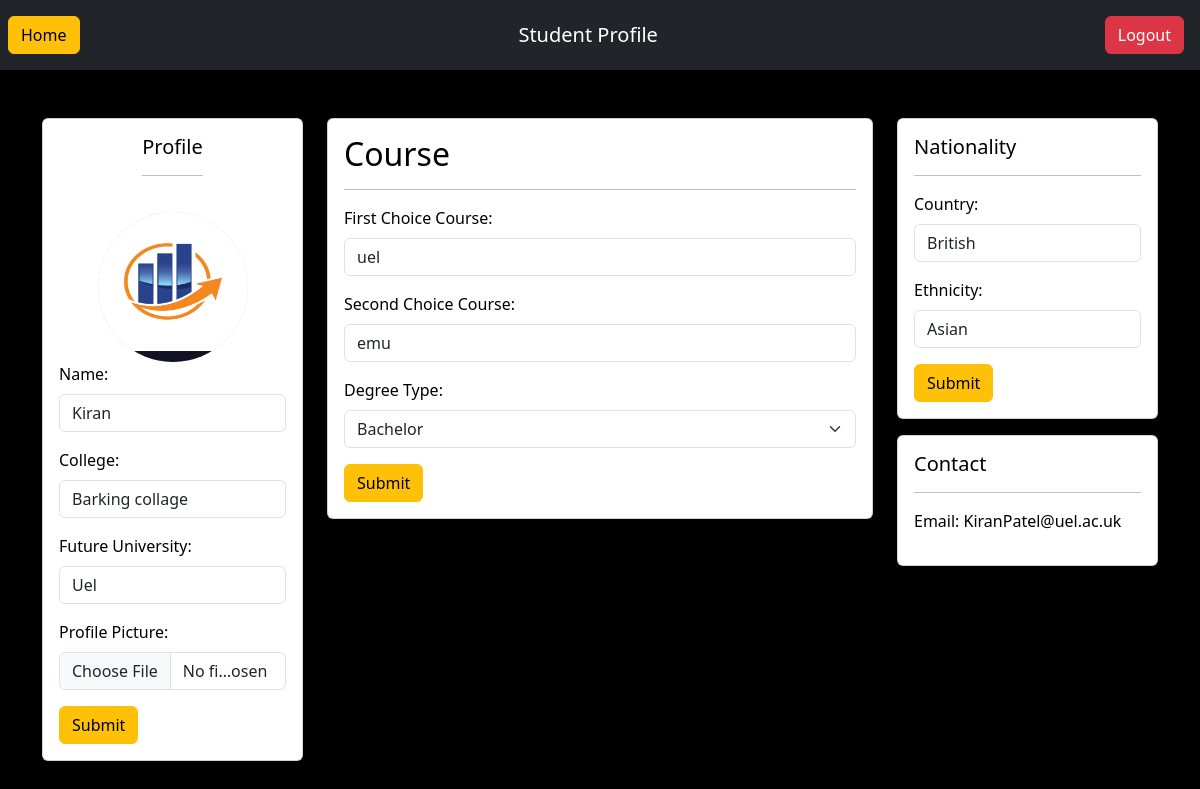
Screenshot of /student/dashboard/ (signed in) with the database file from the repository.
### authentication/models.py (models this page shows, shortened)
class Profile(models.Model):
    user = models.OneToOneField(CustomUser, on_delete=models.CASCADE)
    USER_TYPE_CHOICES = (
        ('student', 'Student'),
        ('university', 'University'),
    )
    DEGREE_TYPE = (
        ('bachelor', 'Bachelor'),
        ('master', 'Master'),
        ('phd', 'PhD'),
    )
    user_type = models.CharField(max_length=10, choices=USER_TYPE_CHOICES, blank=True, null=True)
    full_name = models.CharField(max_length=100, blank=True, null=True)
    profile_picture = models.ImageField(upload_to='profile_pictures/', blank=True, null=True)
    college = models.CharField(max_length=100, blank=True, null=True)
    university = models.CharField(max_length=100, blank=True, null=True)
    first_course = models.CharField(max_length=100, blank=True, null=True)
    second_course = models.CharField(max_length=100, blank=True, null=True)
    third_course = models.CharField(max_length=100, blank=True, null=True)
    nationality = models.CharField(max_length=100, blank=True, null=True)
    country = models.CharField(max_length=100, blank=True, null=True)
    degree_type = models.CharField(max_length=10, choices=DEGREE_TYPE, blank=True, null=True)

class CustomUser(AbstractUser):
    objects = CustomUserManager()
    email = models.EmailField(unique=True)
    USERNAME_FIELD = 'email'
    REQUIRED_FIELDS = []

### studentdashboard/views.py (the view)
# urls.py: path('dashboard/', views.student_dashboard, name='studentdashboard'),
def student_dashboard(request):
    if request.user.is_authenticated:
        profile = get_object_or_404(Profile, user=request.user)
        context = {
            'user': profile,
        }
    else:
        context = {}
        return redirect('login')
    return render(request, 'student-page.html', context)

### templates/student-page.html (shortened to what this page needs)
<!DOCTYPE html>
<html lang="en">
<head>
    <link href="https://cdn.jsdelivr.net/npm/bootstrap@5.3.0-alpha1/dist/css/bootstrap.min.css" rel="stylesheet">
</head>
<body>
<nav class="navbar navbar-dark bg-dark">
    <a class="btn btn-warning m-2" href="/">Home</a>
    <span class="navbar-brand mb-0 h1" style="margin-left: 100px;">Student Profile</span>
    <span class="navbar-brand mb-0 h1" style="margin-left: 100px;"><a href="{% url 'logout' %}" class="btn btn-danger">Logout</a></span>
</nav>
<div class="container mt-5 mb-5">
    <div class="row">
        <div class="col-md-3">
            <div class="card">
                <div class="card-body">
                    <div class="container" style="display: flex;justify-content: center;align-items: center;flex-direction:column;">
                        <div>
                            <h5 class="card-title">Profile</h5>
                            <hr>
                        </div>
                        <div>
                            {% if user.profile_picture %}
                            <div class="profile-pic">
                                <img src="{{user.profile_picture.url}}" alt="profile picture" style="width: 100%; height: 100%; border-radius: 50%;">
                            </div>
                            {% else %}
                            <div class="profile-pic">
                                <img src="https://www.w3schools.com/howto/img_avatar.png" alt="profile picture" style="width: 100%; height: 100%; border-radius: 50%;">
                            </div>
                            {% endif %}
                        </div>
                    </div>
                    <form method="post" enctype="multipart/form-data" action="{% url 'studentname' %}">
                        <div class="mb-3">
                            <label for="name" class="form-label">Name:</label>
                            <input type="text" class="form-control" name="full_name" value="{{ user.full_name }}">
                        </div>
                        <div class="mb-3">
                            <label for="college" class="form-label">College:</label>
                            <input type="text" class="form-control" id="college" name="college" value="{{ user.college }}">
                        </div>
                        <div class="mb-3">
                            <label for="futureUniversity" class="form-label">Future University:</label>
                            <input type="text" class="form-control" id="futureUniversity" name="university" value="{{ user.university }}">
                        </div>
                        <div class="mb-3">
                            <label for="profilePicture" class="form-label">Profile Picture:</label>
                            <input type="file" class="form-control" id="profilePicture" name="profile_picture">
                        </div>
                        <button type="submit" class="btn btn-warning">Submit</button>
                    </form>
                </div>
            </div>
        </div>
        <div class="col-md-6">
            <div class="card">
                <div class="card-body">
                    <form method="POST" action="{% url 'studentcourse' %}">
                        <h2>Course</h2>
                        <hr>
                        <div class="mb-3">
                            <label for="firstChoiceCourse" class="form-label">First Choice Course:</label>
                            <input type="text" class="form-control" id="firstChoiceCourse" name="first_course" placeholder="Enter first choice course" value="{{ user.first_course }}">
                        </div>
                        <div class="mb-3">
                            <label for="secondChoiceCourse" class="form-label">Second Choice Course:</label>
                            <input type="text" class="form-control" id="secondChoiceCourse" name="second_course" placeholder="Enter second choice course" value="{{ user.second_course }}">
                        </div>
                        <div class="mb-3">
                            <label for="degreeType" class="form-label">Degree Type:</label>
                            <select class="form-select" id="degreeType" name="degree_type">
                                <option value="bachelor" {% if user.degree_type == 'bachelor' %} selected {% endif %}>Bachelor</option>
                            </select>
                        </div>
                        <button type="submit" class="btn btn-warning">Submit</button>
                    </form>
                </div>
            </div>
        </div>
        <div class="col-md-3">
            <div class="card">
                <div class="card-body">
                    <h5 class="card-title">Nationality</h5>
                    <hr>
                    <form method="POST" action="{% url 'studentcountry' %}">
                        <div class="mb-3">
                            <label for="country" class="form-label">Country:</label>
                            <input type="text" class="form-control" id="country" name="country" placeholder="Enter country" value="{{ user.country }}">
                        </div>
                        <div class="mb-3">
                            <label for="ethnicity" class="form-label">Ethnicity:</label>
                            <input type="text" class="form-control" id="ethnicity" name="nationality" placeholder="Enter ethnicity" value="{{ user.nationality }}">
                        </div>
                        <button type="submit" class="btn btn-warning">Submit</button>
                    </form>
                </div>
            </div>
            <div class="card mt-3">
                <div class="card-body">
                    <h5 class="card-title">Contact</h5>
                    <hr>
                    <p>Email: {{ request.user.email }}</p>
                </div>
            </div>
        </div>
    </div>
</div>
</body>
</html>

### templates/student-page.html (style rules this page uses)
body { background-color: black; color: white; }
.card { background-color: white; color: black; }
.profile-pic { width: 150px; height: 150px; border-radius: 50%; background-color: #ccc; background-size: cover; background-position: center; margin-top: 20px; }

### rows the page displays
Profile: profile_picture (picture), full_name "Kiran", college "Barking collage", university "Uel", first_course "uel", second_course "emu", degree_type "Bachelor", country "British", nationality "Asian"
CustomUser: user.email "KiranPatel@uel.ac.uk"
